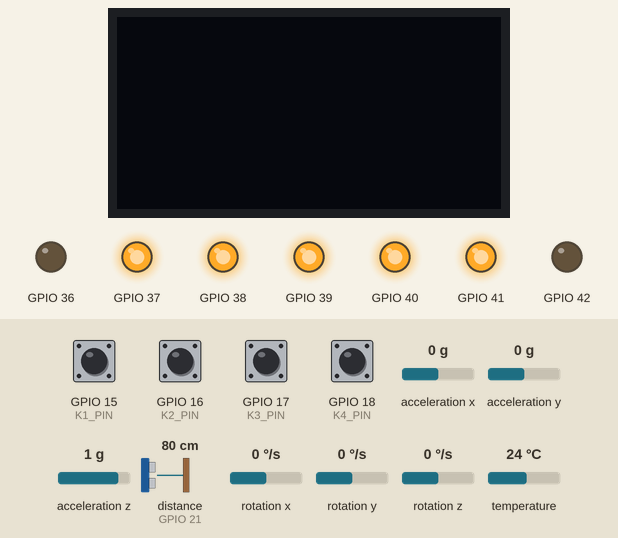
The program below on a simulated ESP32-S3. Parts: 128×64 one-colour display, output pins drawn as LEDs (lit = HIGH). The test bench sets the inputs (shaded band); at power-on: GPIO 15 (K1_PIN), GPIO 16 (K2_PIN), GPIO 17 (K3_PIN), GPIO 18 (K4_PIN) HIGH, distance to the obstacle (sensor on GPIO 21) 80 cm, acceleration x 0 g, acceleration y 0 g, acceleration z 1 g, rotation x 0 °/s, rotation y 0 °/s, rotation z 0 °/s, temperature 24 °C. The echo pulse lasts 58.3 µs per cm; pins used as bus, display or sensor lines are not drawn; what the program prints to the serial monitor is not drawn.

Above: at 15.7 s.
15.8 s: GPIO 16 (K2_PIN) pulled LOW for 0.15 s
At 17.0 s:
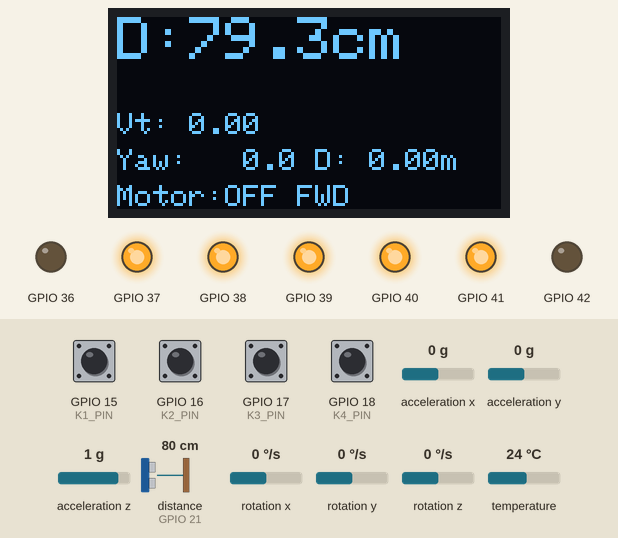
17.5 s: GPIO 17 (K3_PIN) pulled LOW for 0.15 s
At 19.0 s:
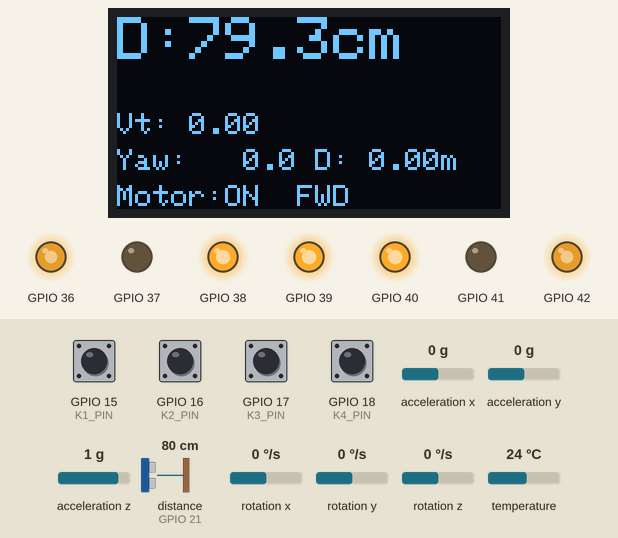
19.3 s: distance to the obstacle (sensor on GPIO 21) set to 51 cm
At 20.6 s:
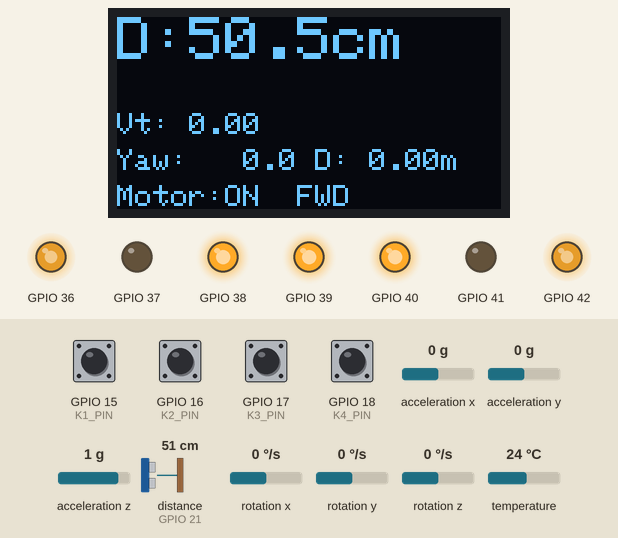
20.9 s: distance to the obstacle (sensor on GPIO 21) set to 41 cm
At 22.2 s:
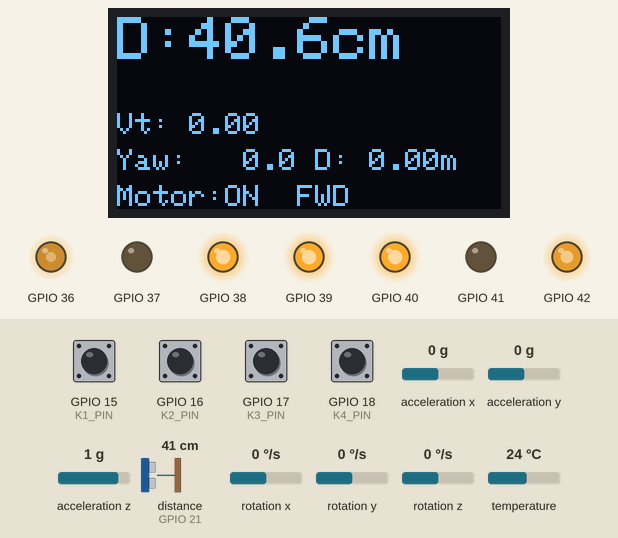
22.5 s: GPIO 17 (K3_PIN) pulled LOW for 1 s
At 24.1 s:
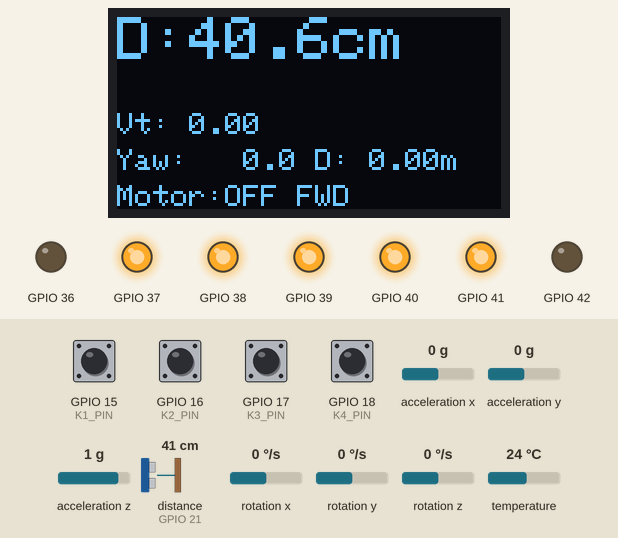
25.1 s: GPIO 16 (K2_PIN) pulled LOW for 1 s
At 26.5 s:
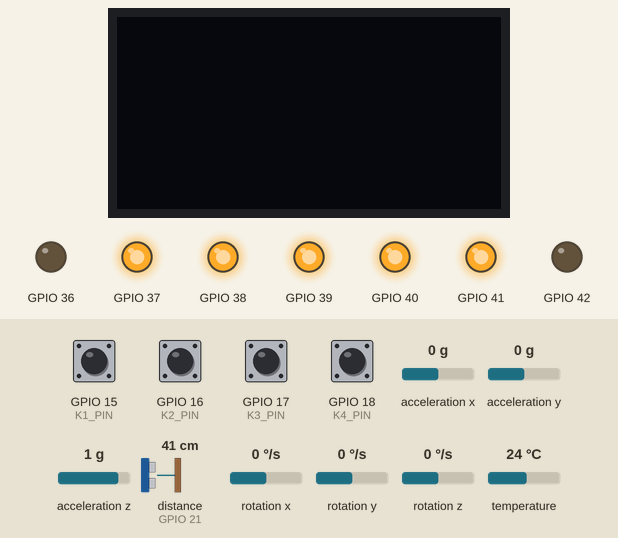
Timing chart, 0 to 28.1 s (numbered marks = the images above; inputs shaded):
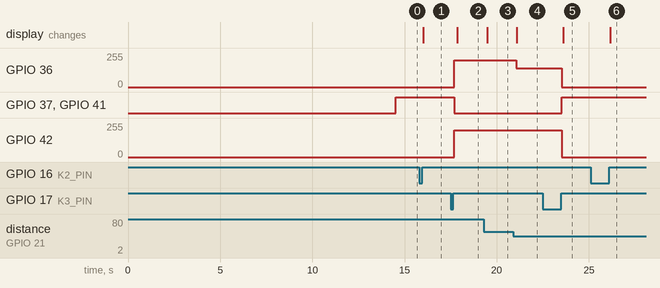

Measured:
- the behaviour switches between 46 and 45 cm on distance to the obstacle (sensor on GPIO 21) (found by bisection; images 3 and 4)
- after the input at 15.8 s, the display: changes after 0.22 s (image 1)
- after the input at 17.5 s, GPIO 36, GPIO 42: 0/255 → 199/255 after 0.19 s; GPIO 37, GPIO 41: HIGH → LOW after 0.19 s; the display: changes after 0.37 s (image 2)
- after the input at 19.3 s, the display: changes after 0.18 s (image 3)
- after the input at 20.9 s, GPIO 36: 199/255 → 139/255 after 0.16 s; the display: changes after 0.19 s (image 4)
- after the input at 22.5 s, GPIO 36: 139/255 → 0/255 after 1.0 s; GPIO 37, GPIO 41: LOW → HIGH after 1.0 s; GPIO 42: 199/255 → 0/255 after 1.0 s; the display: changes after 1.1 s (image 5)
- after the input at 25.1 s, the display: changes after 1.1 s (image 6)

The program:

main.cpp
```cpp
#include <Arduino.h>
#include <math.h>
#include "motors.h"
#include "display.h"
#include "buttons.h" // 新增：按键模块头文件
#include "ultrasonic.h"
#include "mpu.h"

// Function prototype for clearDisplay
void clearDisplay();
void displaySetTraveledDistance(float distanceMeters);

// 业务状态：默认电机关闭、OLED关闭、方向前进
static bool motorEnabled = false;
static bool motorForward = true;
static bool displayEnabled = true;
static const int SPEED_LEVELS[] = {150, 200, 255};
static constexpr size_t SPEED_LEVEL_COUNT = sizeof(SPEED_LEVELS) / sizeof(SPEED_LEVELS[0]);
static size_t speedLevelIndex = 1;
static int baseSpeed = SPEED_LEVELS[speedLevelIndex];

// 新增：障碍物检测标志
static bool obstacleDetected = false;
static constexpr uint32_t DISPLAY_INTERVAL_MS = 200;
static constexpr int MPU6050_SDA = 47;
static constexpr int MPU6050_SCL = 48;
static unsigned long lastMicros = 0;
static float deltaTime = 0.0f;
static constexpr uint32_t REVERSE_DURATION_MS = 3000;
static constexpr uint32_t PAUSE_DURATION_MS = 2000;
static constexpr float TARGET_YAW_CHANGE = 45.0f;
enum class AvoidState
{
  Idle,
  Reversing,
  PauseAfterReverse,
  Rotating,
  PauseAfterRotate
};
static AvoidState avoidState = AvoidState::Idle;
static unsigned long avoidStateStartMs = 0;
static float avoidInitialYaw = 0.0f;
static float lastDistanceCm = -1.0f;
static float totalDistanceMeters = 0.0f;

// 应用电机状态
static void applyMotorState()
{
  if (!motorEnabled)
  {
    motors(0, 0);
    return;
  }
  const int effectiveSpeed = motorForward ? baseSpeed : -baseSpeed;
  motors(effectiveSpeed, effectiveSpeed);
}

// 新增：按键事件回调（短按）
static void onShortPress(int buttonIndex)
{
  switch (buttonIndex)
  {
  case 0: // K1：速度档位循环
  {
    speedLevelIndex = (speedLevelIndex + 1) % SPEED_LEVEL_COUNT;
    baseSpeed = SPEED_LEVELS[speedLevelIndex];
    Serial.print("速度档位切换为：");
    Serial.println(baseSpeed);
    if (motorEnabled)
    {
      applyMotorState();
    }
    break;
  }
  case 1: // K2：OLED 开/关（仅影响是否刷新显示）
    displayEnabled = !displayEnabled;
    if (!displayEnabled)
    {
      clearDisplay(); // 清屏并黑屏
    }
    Serial.println(displayEnabled ? "OLED：显示开启" : "OLED：显示关闭");
    break;
  case 2: // K3：电机启停
    motorEnabled = !motorEnabled;
    applyMotorState();
    Serial.println(motorEnabled ? "电机：启动" : "电机：停止");
    break;
  case 3: // K4：系统重启
    Serial.println("系统重启中...");
    delay(100);
    ESP.restart();
    break;
  default:
    break;
  }
}

// 新增：按键事件回调（长按）
static void onLongPress(int buttonIndex)
{
  if (buttonIndex == 0)
  {
    motorForward = !motorForward;
    Serial.println(motorForward ? "方向：前进" : "方向：后退");
    if (motorEnabled)
    {
      applyMotorState();
    }
    return;
  }
  Serial.print("按键");
  Serial.print(buttonIndex + 1);
  Serial.println(" 长按");
}

void setup()
{
  Serial.begin(115200);

  initMotors();

  if (!initDisplay())
  {
    Serial.println(F("SSD1306初始化失败"));
    while (true)
      delay(100);
  }
  else
  {
    Serial.println("OLED 初始化成功");
  }

  Serial.println("TB6612FNG 电机驱动初始化完成");

  // 新增：初始化超声波
  initUltrasonic();

  // 初始化按键（模块化）
  buttonsInit();
  buttonsSetShortPressHandler(onShortPress);
  buttonsSetLongPressHandler(onLongPress);

  // 初始化MPU6050
  if (!mpuInit(MPU6050_SDA, MPU6050_SCL))
  {
    Serial.println("找不到MPU6050芯片！");
    while (true)
      delay(10);
  }
  Serial.println("MPU6050初始化成功！");

  // 默认：电机关闭、OLED关闭、方向前进
  motorEnabled = false;
  motorForward = true;
  displayEnabled = false;
  applyMotorState();

  lastMicros = micros();
}

static void updateObstacleAvoidance(float distanceCm, bool hasFreshSample)
{
  if (!motorEnabled && avoidState != AvoidState::Idle)
  {
    motors(0, 0);
    avoidState = AvoidState::Idle;
    obstacleDetected = false;
  }

  if (hasFreshSample)
  {
    if (motorEnabled && distanceCm > 0.0f && distanceCm < 25.0f && avoidState == AvoidState::Idle)
    {
      obstacleDetected = true;
      avoidState = AvoidState::Reversing;
      avoidStateStartMs = millis();
      motors(0, 0);
      Serial.println("距离过近，电机停止");
      motors(-baseSpeed, -baseSpeed);
      Serial.println("开始后退避障");
    }
    else if (distanceCm >= 25.0f && obstacleDetected && avoidState == AvoidState::Idle)
    {
      obstacleDetected = false;
      Serial.println("障碍物清除");
      if (motorEnabled)
      {
        applyMotorState();
      }
    }
  }

  switch (avoidState)
  {
  case AvoidState::Idle:
    break;
  case AvoidState::Reversing:
    motors(-baseSpeed, -baseSpeed);
    if (millis() - avoidStateStartMs >= REVERSE_DURATION_MS)
    {
      motors(0, 0);
      avoidState = AvoidState::PauseAfterReverse;
      avoidStateStartMs = millis();
    }
    break;
  case AvoidState::PauseAfterReverse:
    if (millis() - avoidStateStartMs >= PAUSE_DURATION_MS)
    {
      avoidInitialYaw = mpuGetState().yaw;
      avoidState = AvoidState::Rotating;
    }
    break;
  case AvoidState::Rotating:
    motors(baseSpeed, -baseSpeed);
    if (fabsf(mpuGetState().yaw - avoidInitialYaw) >= TARGET_YAW_CHANGE)
    {
      motors(0, 0);
      avoidState = AvoidState::PauseAfterRotate;
      avoidStateStartMs = millis();
      Serial.println("原地转向完成");
    }
    break;
  case AvoidState::PauseAfterRotate:
    if (millis() - avoidStateStartMs >= PAUSE_DURATION_MS)
    {
      avoidState = AvoidState::Idle;
      obstacleDetected = false;
      Serial.println("尝试避障完成，继续前进");
      if (motorEnabled)
      {
        applyMotorState();
      }
    }
    break;
  }
}

void loop()
{
  const unsigned long nowMicros = micros();
  deltaTime = (nowMicros - lastMicros) / 1000000.0f;
  lastMicros = nowMicros;
  mpuUpdate(deltaTime);

  const MpuState &mpuState = mpuGetState();
  float planarVelocity = hypotf(mpuState.velocityX, mpuState.velocityY);
  totalDistanceMeters += planarVelocity * deltaTime;
  if (totalDistanceMeters < 0.0f)
  {
    totalDistanceMeters = 0.0f;
  }
  displaySetTraveledDistance(totalDistanceMeters);

  // 按键检测与事件处理（非阻塞，模块化）
  buttonsPoll();

  float distanceForAvoidance = lastDistanceCm;
  bool hasFreshDistance = false;

  static uint32_t lastUpdate = 0;
  if (displayEnabled && millis() - lastUpdate >= DISPLAY_INTERVAL_MS)
  {
    float cm = ultrasonicReadCm();
    if (cm >= 0.0f)
    {
      lastDistanceCm = cm;
      distanceForAvoidance = cm;
      hasFreshDistance = true;
    }
    else
    {
      cm = lastDistanceCm;
    }

    if (avoidState == AvoidState::Idle)
    {
      if (cm < 45.0f && cm >= 25.0f && motorEnabled)
      {
        Serial.println("前方有障碍物，差速转弯通过");
        const float TURN_RATIO = 0.7f;
        const int turnOuter = baseSpeed;
        const int turnInner = static_cast<int>(baseSpeed * TURN_RATIO);
        motors(turnOuter, turnInner);
      }
      else if (cm >= 45.0f)
      {
        Serial.println("无障碍物，继续同速度前进");
        applyMotorState();
      }
    }

    const MpuState &mpuState = mpuGetState();
    float planarVelocity = hypotf(mpuState.velocityX, mpuState.velocityY);
    updateDisplay(cm, motorEnabled, motorForward, planarVelocity, mpuState.yaw);
    lastUpdate = millis();
  }

  updateObstacleAvoidance(distanceForAvoidance, hasFreshDistance);

  // 轻微让步，降低CPU占用
  delay(5);
}
```

buttons.cpp
```cpp
#include "buttons.h"

// 按键引脚定义 - 根据实际连接修改（与原 main.cpp 保持一致）
#define K1_PIN GPIO_NUM_15
#define K2_PIN GPIO_NUM_16
#define K3_PIN GPIO_NUM_17
#define K4_PIN GPIO_NUM_18

struct Button
{
    uint8_t pin;
    bool lastState;
    bool currentState;
    bool stableState;
    unsigned long lastDebounceTime;
    unsigned long pressStartTime;
    bool isPressedFlag;
    bool longPressTriggered;
    bool shortPressHandled;
};

static Button buttons[4];
static unsigned long lastCheckTime = 0;
static const unsigned long CHECK_INTERVAL = 10;
static bool systemStable = false;
static unsigned long systemStartTime = 0;

static ButtonCallback shortCb = nullptr;
static ButtonCallback longCb = nullptr;

void buttonsSetShortPressHandler(ButtonCallback cb) { shortCb = cb; }
void buttonsSetLongPressHandler(ButtonCallback cb) { longCb = cb; }

void buttonsInit()
{
    Button btn1 = {K1_PIN, HIGH, HIGH, HIGH, 0, 0, false, false, false};
    Button btn2 = {K2_PIN, HIGH, HIGH, HIGH, 0, 0, false, false, false};
    Button btn3 = {K3_PIN, HIGH, HIGH, HIGH, 0, 0, false, false, false};
    Button btn4 = {K4_PIN, HIGH, HIGH, HIGH, 0, 0, false, false, false};

    buttons[0] = btn1;
    buttons[1] = btn2;
    buttons[2] = btn3;
    buttons[3] = btn4;

    for (int i = 0; i < 4; i++)
    {
        pinMode(buttons[i].pin, INPUT_PULLUP);
    }

    delay(50);
    for (int i = 0; i < 4; i++)
    {
        bool initialState = digitalRead(buttons[i].pin);
        buttons[i].lastState = initialState;
        buttons[i].stableState = initialState;
        Serial.print("按键");
        Serial.print(i + 1);
        Serial.print(" 初始状态: ");
        Serial.println(initialState == HIGH ? "HIGH" : "LOW");
    }

    systemStartTime = millis();
    systemStable = false;
    lastCheckTime = 0;
}

void buttonsPoll()
{
    unsigned long currentTime = millis();

    // 系统启动后忽略前500ms按键事件
    if (!systemStable && (currentTime - systemStartTime < 500))
    {
        return;
    }
    systemStable = true;

    if (currentTime - lastCheckTime < CHECK_INTERVAL)
    {
        return;
    }
    lastCheckTime = currentTime;

    for (int i = 0; i < 4; i++)
    {
        bool reading = digitalRead(buttons[i].pin);

        if (reading != buttons[i].lastState)
        {
            buttons[i].lastDebounceTime = currentTime;
            Serial.print("按键");
            Serial.print(i + 1);
            Serial.print(" 状态变化: ");
            Serial.println(reading == HIGH ? "HIGH" : "LOW");
        }

        if ((currentTime - buttons[i].lastDebounceTime) > 20)
        {
            if (reading != buttons[i].stableState)
            {
                buttons[i].stableState = reading;

                if (buttons[i].stableState == LOW)
                {
                    buttons[i].pressStartTime = currentTime;
                    buttons[i].isPressedFlag = true;
                    buttons[i].longPressTriggered = false;
                    buttons[i].shortPressHandled = false;
                    Serial.print("按键");
                    Serial.print(i + 1);
                    Serial.println(" 按下");
                }
                else
                {
                    buttons[i].isPressedFlag = false;
                    buttons[i].longPressTriggered = false;
                    Serial.print("按键");
                    Serial.print(i + 1);
                    Serial.println(" 释放");
                }
            }
        }

        buttons[i].lastState = reading;

        // 长按检测（1秒以上）
        if (buttons[i].isPressedFlag && !buttons[i].longPressTriggered)
        {
            if (currentTime - buttons[i].pressStartTime > 1000 && buttons[i].stableState == LOW)
            {
                buttons[i].longPressTriggered = true;
                if (longCb)
                    longCb(i);
                buttons[i].shortPressHandled = true; // 避免长按后触发短按
            }
        }
    }

    // 短按事件派发
    if (!systemStable)
        return;
    for (int i = 0; i < 4; i++)
    {
        if (!buttons[i].isPressedFlag && buttons[i].lastState == HIGH &&
            buttons[i].stableState == HIGH && !buttons[i].shortPressHandled &&
            millis() - buttons[i].lastDebounceTime < 500)
        {
            if (shortCb)
                shortCb(i);
            buttons[i].shortPressHandled = true;
        }
    }
}
```

buttons.h
```cpp
#pragma once
#include <Arduino.h>

typedef void (*ButtonCallback)(int buttonIndex);

// 初始化按键模块（包含去抖、上电稳定期等）
void buttonsInit();

// 轮询按键（非阻塞，需在 loop 中周期调用）
void buttonsPoll();

// 注册短按/长按回调
void buttonsSetShortPressHandler(ButtonCallback cb);
void buttonsSetLongPressHandler(ButtonCallback cb);
```

display.cpp
```cpp
#include <Arduino.h>
#include <Wire.h>
#include <Adafruit_GFX.h>
#include <Adafruit_SSD1306.h>

// OLED 定义
#define SCREEN_WIDTH 128
#define SCREEN_HEIGHT 64
#define OLED_RESET -1
#define I2C_ADDRESS 0x3C

// 根据原代码的 I2C 引脚
static const int SDA_PIN = 47;
static const int SCL_PIN = 48;

static Adafruit_SSD1306 display(SCREEN_WIDTH, SCREEN_HEIGHT, &Wire, OLED_RESET);

static bool isDisplayInitialized = false; // 添加一个标志位
static float traveledDistanceMeters = 0.0f;

bool initDisplay()
{
    Wire.begin(SDA_PIN, SCL_PIN);

    if (!display.begin(SSD1306_SWITCHCAPVCC, I2C_ADDRESS))
    {
        // 与原逻辑一致，失败时返回 false，由上层处理
        return false;
    }

    isDisplayInitialized = true; // 初始化成功后设置标志位
    display.clearDisplay();
    display.setTextSize(1);
    display.setTextColor(SSD1306_WHITE);
    display.setCursor(0, 0);
    display.display();
    return true;
}

void updateDisplay(int currentSpeedA, int currentSpeedB)
{
    if (!isDisplayInitialized) // 检查是否已初始化
    {
        return;
    }

    const char *dirA = (currentSpeedA > 0) ? "FWD" : (currentSpeedA < 0) ? "REV"
                                                                         : "STOP";
    const char *dirB = (currentSpeedB > 0) ? "FWD" : (currentSpeedB < 0) ? "REV"
                                                                         : "STOP";
    int valA = abs(currentSpeedA);
    int valB = abs(currentSpeedB);

    display.clearDisplay();
    display.setTextSize(2);
    display.setTextColor(SSD1306_WHITE);
    display.setCursor(0, 0);
    display.printf("A:%s %3d", dirA, valA);
    display.setCursor(0, 32);
    display.printf("B:%s %3d", dirB, valB);
    display.display();
}

void updateDisplay(float distance)
{
    if (!isDisplayInitialized) // 检查是否已初始化
    {
        return;
    }

    display.clearDisplay();
    display.setTextSize(2);
    display.setTextColor(SSD1306_WHITE);

    // 显示距离
    display.setCursor(0, 0);
    display.printf("%.1fcm", distance);

    display.display();
}

void updateDisplay(float distance, int currentSpeedA, int currentSpeedB)
{
    if (!isDisplayInitialized)
        return;

    display.clearDisplay();
    display.setTextColor(SSD1306_WHITE);

    // 第一行：距离
    display.setTextSize(2);
    display.setCursor(0, 0);
    display.printf("D:%.1fcm", distance);

    // 第二行：两路速度，一行展示
    display.setTextSize(1);
    display.setCursor(0, 40);
    display.printf("V: %4d %4d", currentSpeedA, currentSpeedB);

    display.display();
}

void updateAttitudeDisplay(float roll, float pitch, float yaw, float velocityX, float velocityY)
{
    if (!isDisplayInitialized)
    {
        return;
    }

    display.clearDisplay();
    display.setTextColor(SSD1306_WHITE);
    display.setTextSize(1);
    display.setCursor(0, 0);
    display.printf("R:%5.1f P:%5.1f", roll, pitch);
    display.setCursor(0, 16);
    display.printf("Y:%5.1f", yaw);
    display.setCursor(0, 32);
    display.printf("VX:%5.2f", velocityX);
    display.setCursor(0, 48);
    display.printf("VY:%5.2f", velocityY);
    display.display();
}

void updateDisplay(float distance, bool motorEnabled, bool motorForward, float planarVelocity)
{
    if (!isDisplayInitialized)
    {
        return;
    }

    display.clearDisplay();
    display.setTextColor(SSD1306_WHITE);

    display.setTextSize(2);
    display.setCursor(0, 0);
    display.printf("D:%4.1fcm", distance);

    display.setTextSize(1);
    display.setCursor(0, 32);
    display.printf("Vt:%5.2f", planarVelocity);
    display.setCursor(0, 44);
    display.printf("Motor:%s", motorEnabled ? "ON" : "OFF");
    display.setCursor(0, 56);
    display.printf("Dir:%s", motorForward ? "FWD" : "REV");

    display.display();
}

void updateDisplay(float distance, bool motorEnabled, bool motorForward, float planarVelocity, float yaw)
{
    if (!isDisplayInitialized)
    {
        return;
    }

    display.clearDisplay();
    display.setTextColor(SSD1306_WHITE);

    display.setTextSize(2);
    display.setCursor(0, 0);
    display.printf("D:%4.1fcm", distance);

    display.setTextSize(1);
    display.setCursor(0, 32);
    display.printf("Vt:%5.2f", planarVelocity);
    display.setCursor(0, 44);
    display.printf("Yaw:%6.1f D:%5.2fm", yaw, traveledDistanceMeters);
    display.setCursor(0, 56);
    display.printf("Motor:%s %s", motorEnabled ? "ON " : "OFF", motorForward ? "FWD" : "REV");

    display.display();
}

// 清屏函数实现
void clearDisplay()
{
    if (!isDisplayInitialized) // 检查是否已初始化
    {
        return;
    }

    display.clearDisplay(); // 清除显示内容
    display.display();      // 刷新屏幕，确保黑屏
}

void displaySetTraveledDistance(float distanceMeters)
{
    traveledDistanceMeters = distanceMeters;
}
```

display.h
```cpp
#pragma once

// 初始化OLED显示屏
bool initDisplay();

// 清除显示
void clearDisplay();

// 更新显示 - 显示距离和两个电机速度
void updateDisplay(float distance, bool motorEnabled, bool motorForward, float planarVelocity, float yaw);

// 如果需要保留姿态显示的功能，可以添加这个函数
void updateAttitudeDisplay(float roll, float pitch, float yaw, float velX, float velY);

// 设置累计行驶距离（单位：米）
void displaySetTraveledDistance(float distanceMeters);
```

motors.h
```cpp
#pragma once

void initMotors();

void motorA(int speed);
void motorB(int speed);
void motors(int speedA, int speedB);

void brakeAll();
void standby();
void wakeup();

int getSpeedA();
int getSpeedB();
```

mpu.h
```cpp
#pragma once

#include <Arduino.h>

struct MpuState
{
  float roll;
  float pitch;
  float yaw;
  float velocityX;
  float velocityY;
};

bool mpuInit(uint8_t sdaPin, uint8_t sclPin);
void mpuUpdate(float deltaTime);
const MpuState &mpuGetState();
```

ultrasonic.cpp
```cpp
#include "ultrasonic.h"

// 固定引脚（可按需修改）
#define ULTRASONIC_TRIG 20
#define ULTRASONIC_ECHO 21

static bool ultrasonicInited = false;

bool initUltrasonic()
{
    pinMode(ULTRASONIC_TRIG, OUTPUT);
    pinMode(ULTRASONIC_ECHO, INPUT);
    digitalWrite(ULTRASONIC_TRIG, LOW);
    ultrasonicInited = true;
    return true;
}

float ultrasonicReadCm()
{
    if (!ultrasonicInited)
        return -1.0f;

    // 触发 10us 脉冲
    digitalWrite(ULTRASONIC_TRIG, LOW);
    delayMicroseconds(2);
    digitalWrite(ULTRASONIC_TRIG, HIGH);
    delayMicroseconds(10);
    digitalWrite(ULTRASONIC_TRIG, LOW);

    // 读取回波，30ms 超时（约 5m）
    unsigned long duration = pulseIn(ULTRASONIC_ECHO, HIGH, 30000UL);
    if (duration == 0)
        return -1.0f;

    // 距离(cm) = (us * 17) / 1000
    return (duration * 17.0f) / 1000.0f;
}
```

ultrasonic.h
```cpp
#pragma once
#include <Arduino.h>

// 初始化超声波传感器（内部固定引脚）
bool initUltrasonic();

// 读取距离（cm），失败/超时返回 -1.0f
float ultrasonicReadCm();
```

Source omitted: motors.cpp (2501 bytes), mpu.cpp (5708 bytes)
